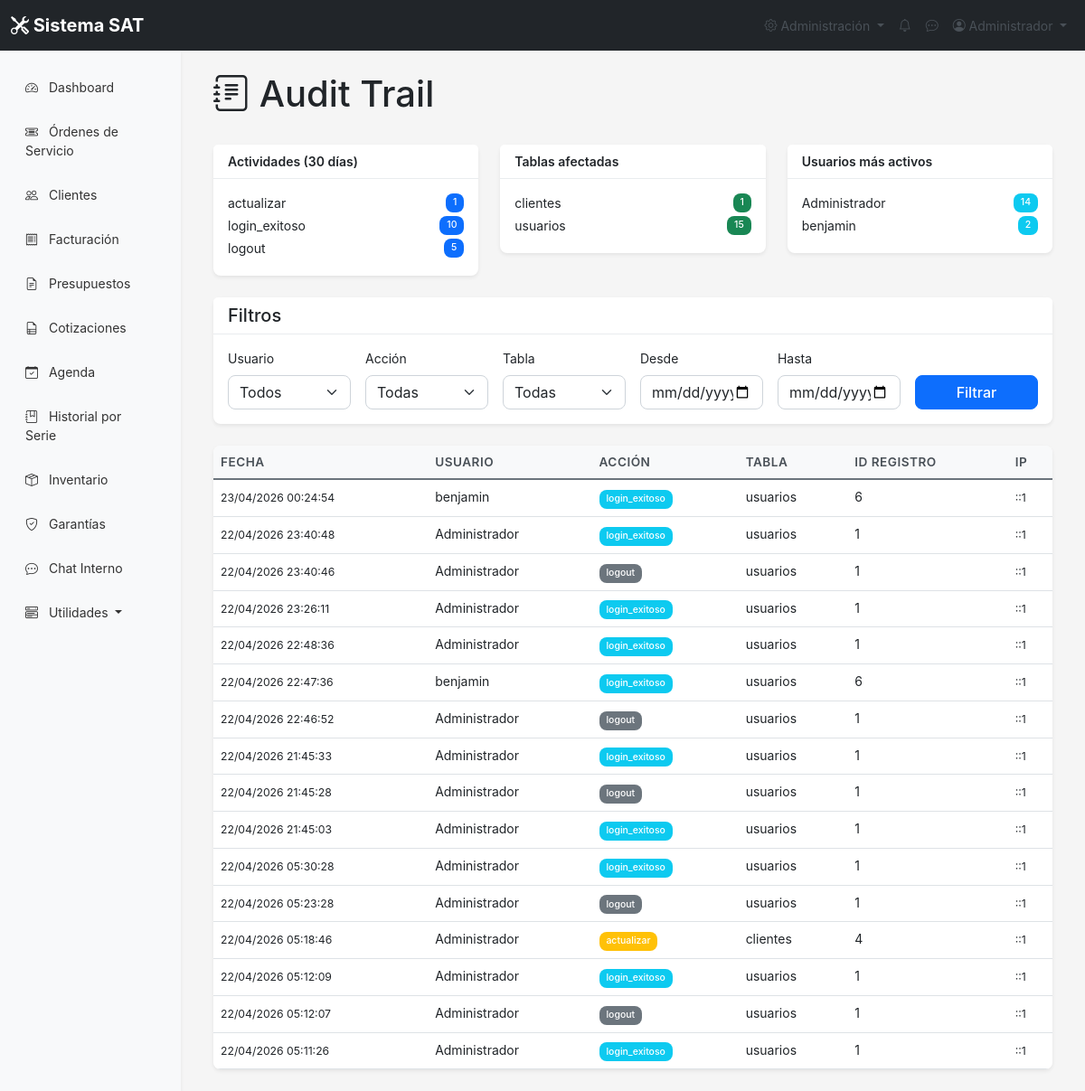
The page /configuracion/audit.php (signed in) on the database its author committed.
### tables this page shows
CREATE TABLE IF NOT EXISTS `audit_log` (
  `id` int NOT NULL AUTO_INCREMENT,
  `usuario_id` int DEFAULT NULL,
  `usuario_nombre` varchar(100) DEFAULT NULL,
  `accion` varchar(50) NOT NULL,
  `tabla` varchar(50) DEFAULT NULL,
  `registro_id` int DEFAULT NULL,
  `datos_anteriores` text,
  `datos_nuevos` text,
  `ip` varchar(45) DEFAULT NULL,
  `user_agent` varchar(255) DEFAULT NULL,
  `fecha` timestamp NULL DEFAULT CURRENT_TIMESTAMP,
  PRIMARY KEY (`id`),
  KEY `idx_usuario` (`usuario_id`),
  KEY `idx_accion` (`accion`),
  KEY `idx_tabla` (`tabla`),
  KEY `idx_fecha` (`fecha`)
);

### include/audit_helper.php (called while the page is built, shortened)
<?php
function getAuditLog($conn, $filtros = [], $pagina = 1, $por_pagina = 50) {
    $where = "1=1";
    $params = [];
    $types = "";
    $offset = ($pagina - 1) * $por_pagina;
    $sql_total = "SELECT COUNT(*) as total FROM audit_log WHERE $where";
    $stmt_total = $conn->prepare($sql_total);
    $stmt_total->execute();
    $result_total = $stmt_total->get_result();
    $total = $result_total->fetch_assoc()['total'];
    $sql = "SELECT * FROM audit_log WHERE $where ORDER BY fecha DESC LIMIT ? OFFSET ?";
    $params[] = $por_pagina;
    $params[] = $offset;
    $types .= "ii";
    $stmt = $conn->prepare($sql);
    $stmt->bind_param($types, ...$params);
    $stmt->execute();
    $result = $stmt->get_result();
    $registros = [];
    while ($row = $result->fetch_assoc()) {
        $registros[] = $row;
    }
    return [
        'registros' => $registros,
        'total' => $total,
        'pagina' => $pagina,
        'por_pagina' => $por_pagina,
        'total_paginas' => ceil($total / $por_pagina)
    ];
}
function getEstadisticasAudit($conn, $dias = 30) {
    $stats = [];
    $result = $conn->query("
        SELECT accion, COUNT(*) as total
        FROM audit_log
        WHERE fecha >= DATE_SUB(NOW(), INTERVAL $dias DAY)
        GROUP BY accion
    ");
    while ($row = $result->fetch_assoc()) {
        $stats['acciones'][$row['accion']] = (int)$row['total'];
    }
    $result = $conn->query("
        SELECT tabla, COUNT(*) as total
        FROM audit_log
        WHERE fecha >= DATE_SUB(NOW(), INTERVAL $dias DAY)
        GROUP BY tabla
    ");
    while ($row = $result->fetch_assoc()) {
        $stats['tablas'][$row['tabla']] = (int)$row['total'];
    }
    $result = $conn->query("
        SELECT u.nombre, COUNT(a.id) as total
        FROM audit_log a
        JOIN usuarios u ON a.usuario_id = u.id
        WHERE a.fecha >= DATE_SUB(NOW(), INTERVAL $dias DAY)
        GROUP BY a.usuario_id
        ORDER BY total DESC
        LIMIT 10
    ");
    while ($row = $result->fetch_assoc()) {
        $stats['usuarios'][$row['nombre']] = (int)$row['total'];
    }
    return $stats;
}

### configuracion/audit.php (the view, shortened to what this page needs)
<?php
require_once '../include/funciones.php';
require_once '../include/audit_helper.php';
$conn = getConnection();
$pagina = (int)($_GET['page'] ?? 1);
$filtros = [
    'usuario_id' => !empty($_GET['usuario_id']) ? (int)$_GET['usuario_id'] : null,
    'accion' => $_GET['accion'] ?? null,
    'tabla' => $_GET['tabla'] ?? null,
    'fecha_inicio' => $_GET['fecha_inicio'] ?? null,
    'fecha_fin' => $_GET['fecha_fin'] ?? null
];
$resultado = getAuditLog($conn, $filtros, $pagina, 50);
$stats = getEstadisticasAudit($conn, 30);
require_once '../include/header.php';
?>
<div class="container-fluid">
    <div class="d-flex justify-content-between align-items-center mb-4">
        <h1><i class="bi bi-journal-text"></i> Audit Trail</h1>
    </div>
    <div class="row mb-4">
        <div class="col-md-4">
            <div class="card">
                <div class="card-header">Actividades (30 días)</div>
                <div class="card-body">
                    <?php if (!empty($stats['acciones'])): ?>
                        <?php foreach ($stats['acciones'] as $accion => $total): ?>
                        <div class="d-flex justify-content-between mb-1">
                            <span><?= htmlspecialchars($accion) ?></span>
                            <span class="badge bg-primary"><?= $total ?></span>
                        </div>
                        <?php endforeach; ?>
                    <?php else: ?>
                        <p class="text-muted">Sin datos</p>
                    <?php endif; ?>
                </div>
            </div>
        </div>
        <div class="col-md-4">
            <div class="card">
                <div class="card-header">Tablas afectadas</div>
                <div class="card-body">
                    <?php if (!empty($stats['tablas'])): ?>
                        <?php foreach ($stats['tablas'] as $tabla => $total): ?>
                        <div class="d-flex justify-content-between mb-1">
                            <span><?= htmlspecialchars($tabla) ?></span>
                            <span class="badge bg-success"><?= $total ?></span>
                        </div>
                        <?php endforeach; ?>
                    <?php else: ?>
                        <p class="text-muted">Sin datos</p>
                    <?php endif; ?>
                </div>
            </div>
        </div>
        <div class="col-md-4">
            <div class="card">
                <div class="card-header">Usuarios más activos</div>
                <div class="card-body">
                    <?php if (!empty($stats['usuarios'])): ?>
                        <?php foreach ($stats['usuarios'] as $usuario => $total): ?>
                        <div class="d-flex justify-content-between mb-1">
                            <span><?= htmlspecialchars($usuario) ?></span>
                            <span class="badge bg-info"><?= $total ?></span>
                        </div>
                        <?php endforeach; ?>
                    <?php else: ?>
                        <p class="text-muted">Sin datos</p>
                    <?php endif; ?>
                </div>
            </div>
        </div>
    </div>
    <div class="card mb-4">
        <div class="card-header">
            <h5 class="mb-0">Filtros</h5>
        </div>
        <div class="card-body">
            <form method="GET" class="row g-3">
                <div class="col-md-2">
                    <label class="form-label">Usuario</label>
                    <select name="usuario_id" class="form-select">
                        <option value="">Todos</option>
                    </select>
                </div>
                <div class="col-md-2">
                    <label class="form-label">Acción</label>
                    <select name="accion" class="form-select">
                        <option value="">Todas</option>
                    </select>
                </div>
                <div class="col-md-2">
                    <label class="form-label">Tabla</label>
                    <select name="tabla" class="form-select">
                        <option value="">Todas</option>
                    </select>
                </div>
                <div class="col-md-2">
                    <label class="form-label">Desde</label>
                    <input type="date" name="fecha_inicio" class="form-control" value="<?= $filtros['fecha_inicio'] ?>">
                </div>
                <div class="col-md-2">
                    <label class="form-label">Hasta</label>
                    <input type="date" name="fecha_fin" class="form-control" value="<?= $filtros['fecha_fin'] ?>">
                </div>
                <div class="col-md-2">
                    <label class="form-label">&nbsp;</label>
                    <button type="submit" class="btn btn-primary w-100">Filtrar</button>
                </div>
            </form>
        </div>
    </div>
    <div class="card">
        <div class="card-body p-0">
            <div class="table-responsive">
                <table class="table table-hover mb-0">
                    <thead class="table-light">
                        <tr>
                            <th>Fecha</th>
                            <th>Usuario</th>
                            <th>Acción</th>
                            <th>Tabla</th>
                            <th>ID Registro</th>
                            <th>IP</th>
                        </tr>
                    </thead>
                    <tbody>
                        <?php foreach ($resultado['registros'] as $r): ?>
                        <tr>
                            <td><small><?= date('d/m/Y H:i:s', strtotime($r['fecha'])) ?></small></td>
                            <td><?= htmlspecialchars($r['usuario_nombre'] ?? 'Sistema') ?></td>
                            <td>
                                <?php
                                $badgeClass = match($r['accion']) {
                                    'crear' => 'success',
                                    'actualizar' => 'warning',
                                    'eliminar' => 'danger',
                                    'login_exitoso' => 'info',
                                    'login_fallido' => 'danger',
                                    'logout' => 'secondary',
                                    default => 'primary'
                                };
                                ?>
                                <span class="badge bg-<?= $badgeClass ?>"><?= htmlspecialchars($r['accion']) ?></span>
                            </td>
                            <td><?= htmlspecialchars($r['tabla'] ?? '-') ?></td>
                            <td><?= $r['registro_id'] ?? '-' ?></td>
                            <td><small><?= htmlspecialchars($r['ip']) ?></small></td>
                        </tr>
                        <?php endforeach; ?>
                    </tbody>
                </table>
            </div>
        </div>
    </div>
</div>
<?php require_once '../include/footer.php'; ?>

### css/styles.css (style rules this page uses)
:root { --primary: #0d6efd; --secondary: #6c757d; --success: #198754; --danger: #dc3545; --warning: #ffc107; --info: #0dcaf0; --light: #f8f9fa; --dark: #212529; }
body { font-family: -apple-system, BlinkMacSystemFont, 'Segoe UI', Roboto, 'Helvetica Neue', Arial, sans-serif; font-size: 14px; background-color: #f5f5f5; }
.card { border: none; box-shadow: 0 0.125rem 0.25rem rgba(0, 0, 0, 0.075); border-radius: 0.5rem; }
.card-header { background-color: white; border-bottom: 1px solid #e9ecef; font-weight: 600; }
.table th { font-weight: 600; color: #495057; background-color: #f8f9fa; }
.badge { padding: 0.35em 0.65em; font-weight: 500; }
.btn { border-radius: 0.375rem; font-weight: 500; }
.form-control, .form-select { border-radius: 0.375rem; border: 1px solid #ced4da; }
.btn-primary { background-color: var(--primary); border-color: var(--primary); }

### css/improved.css (style rules this page uses)
:root { --sat-primary: #0d6efd; --sat-secondary: #6c757d; --sat-success: #198754; --sat-danger: #dc3545; --sat-warning: #ffc107; --sat-info: #0dcaf0; --sat-light: #f8f9fa; --sat-dark: #212529; --sat-border-radius: 8px; --sat-shadow: 0 0.125rem 0.25rem rgba(0, 0, 0, 0.075); --sat-transition: all 0.3s ease; }
.btn-primary { border-radius: var(--sat-border-radius); transition: var(--sat-transition); }
.form-control, .form-select { border-radius: var(--sat-border-radius); transition: var(--sat-transition); }
.table { border-radius: var(--sat-border-radius); overflow: hidden; }
.table thead th { background: var(--sat-light); border-bottom: 2px solid var(--sat-secondary); font-weight: 600; text-transform: uppercase; font-size: 0.85rem; letter-spacing: 0.5px; }
.badge { padding: 0.5em 0.75em; border-radius: var(--sat-border-radius); font-weight: 500; }

### rows shown on the page
audit_log: fecha "23/04/2026 00:24:54", usuario_nombre "benjamin", accion "login_exitoso", tabla "usuarios", registro "6", ip "::1"
audit_log: fecha "22/04/2026 23:40:48", usuario_nombre "Administrador", accion "login_exitoso", tabla "usuarios", registro "1", ip "::1"
audit_log: fecha "22/04/2026 23:40:46", usuario_nombre "Administrador", accion "logout", tabla "usuarios", registro "1", ip "::1"
audit_log: fecha "22/04/2026 23:26:11", usuario_nombre "Administrador", accion "login_exitoso", tabla "usuarios", registro "1", ip "::1"
audit_log: fecha "22/04/2026 22:48:36", usuario_nombre "Administrador", accion "login_exitoso", tabla "usuarios", registro "1", ip "::1"
audit_log: fecha "22/04/2026 22:47:36", usuario_nombre "benjamin", accion "login_exitoso", tabla "usuarios", registro "6", ip "::1"
audit_log: fecha "22/04/2026 22:46:52", usuario_nombre "Administrador", accion "logout", tabla "usuarios", registro "1", ip "::1"
audit_log: fecha "22/04/2026 21:45:33", usuario_nombre "Administrador", accion "login_exitoso", tabla "usuarios", registro "1", ip "::1"
audit_log: fecha "22/04/2026 21:45:28", usuario_nombre "Administrador", accion "logout", tabla "usuarios", registro "1", ip "::1"
audit_log: fecha "22/04/2026 21:45:03", usuario_nombre "Administrador", accion "login_exitoso", tabla "usuarios", registro "1", ip "::1"
audit_log: fecha "22/04/2026 05:30:28", usuario_nombre "Administrador", accion "login_exitoso", tabla "usuarios", registro "1", ip "::1"
audit_log: fecha "22/04/2026 05:23:28", usuario_nombre "Administrador", accion "logout", tabla "usuarios", registro "1", ip "::1"
audit_log: fecha "22/04/2026 05:18:46", usuario_nombre "Administrador", accion "actualizar", tabla "clientes", registro "4", ip "::1"
audit_log: fecha "22/04/2026 05:12:09", usuario_nombre "Administrador", accion "login_exitoso", tabla "usuarios", registro "1", ip "::1"
audit_log: fecha "22/04/2026 05:12:07", usuario_nombre "Administrador", accion "logout", tabla "usuarios", registro "1", ip "::1"
audit_log: fecha "22/04/2026 05:11:26", usuario_nombre "Administrador", accion "login_exitoso", tabla "usuarios", registro "1", ip "::1"

### other values the page prints
$_SESSION['nombre'] "Administrador"
$accion "actualizar"
$total "1"
$accion "login_exitoso"
$total "10"
$accion "logout"
$total "5"
$tabla "clientes"
$tabla "usuarios"
$total "15"
$usuario "Administrador"
$total "14"
$usuario "benjamin"
$total "2"
